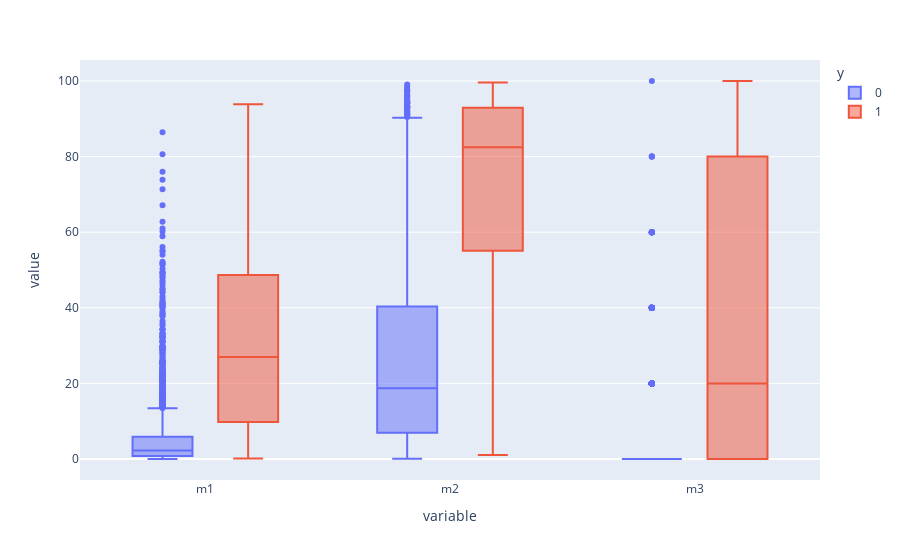

This figure's notebook cell:
### Code cell
colunas = df_previsoes.columns[1:]
fig = px.box(df_previsoes, y=colunas, color="y")
fig.show()

### Figure 1 — Plotly figure (JSON) as saved in the notebook; plotly's stock layout.template omitted (floating-point values rounded to 4 significant figures; data arrays with more than 128 entries replaced by an {"elided": "..."} marker saying what was removed)
{"data": [{"alignmentgroup": "True", "hovertemplate": "y=0<br>variable=%{x}<br>value=%{y}<extra></extra>", "legendgroup": "0", "marker": {"color": "#636efa"}, "name": "0", "notched": false, "offsetgroup": "0", "orientation": "v", "showlegend": true, "type": "box", "x": {"elided": "6939 str values"}, "x0": " ", "xaxis": "x", "y": {"elided": "6939 float values"}, "y0": " ", "yaxis": "y"}, {"alignmentgroup": "True", "hovertemplate": "y=1<br>variable=%{x}<br>value=%{y}<extra></extra>", "legendgroup": "1", "marker": {"color": "#EF553B"}, "name": "1", "notched": false, "offsetgroup": "1", "orientation": "v", "showlegend": true, "type": "box", "x": {"elided": "561 str values"}, "x0": " ", "xaxis": "x", "y": {"elided": "561 float values"}, "y0": " ", "yaxis": "y"}], "layout": {"boxmode": "group", "legend": {"title": {"text": "y"}, "tracegroupgap": 0}, "margin": {"t": 60}, "xaxis": {"anchor": "y", "domain": [0, 1], "title": {"text": "variable"}}, "yaxis": {"anchor": "x", "domain": [0, 1], "title": {"text": "value"}}}}
